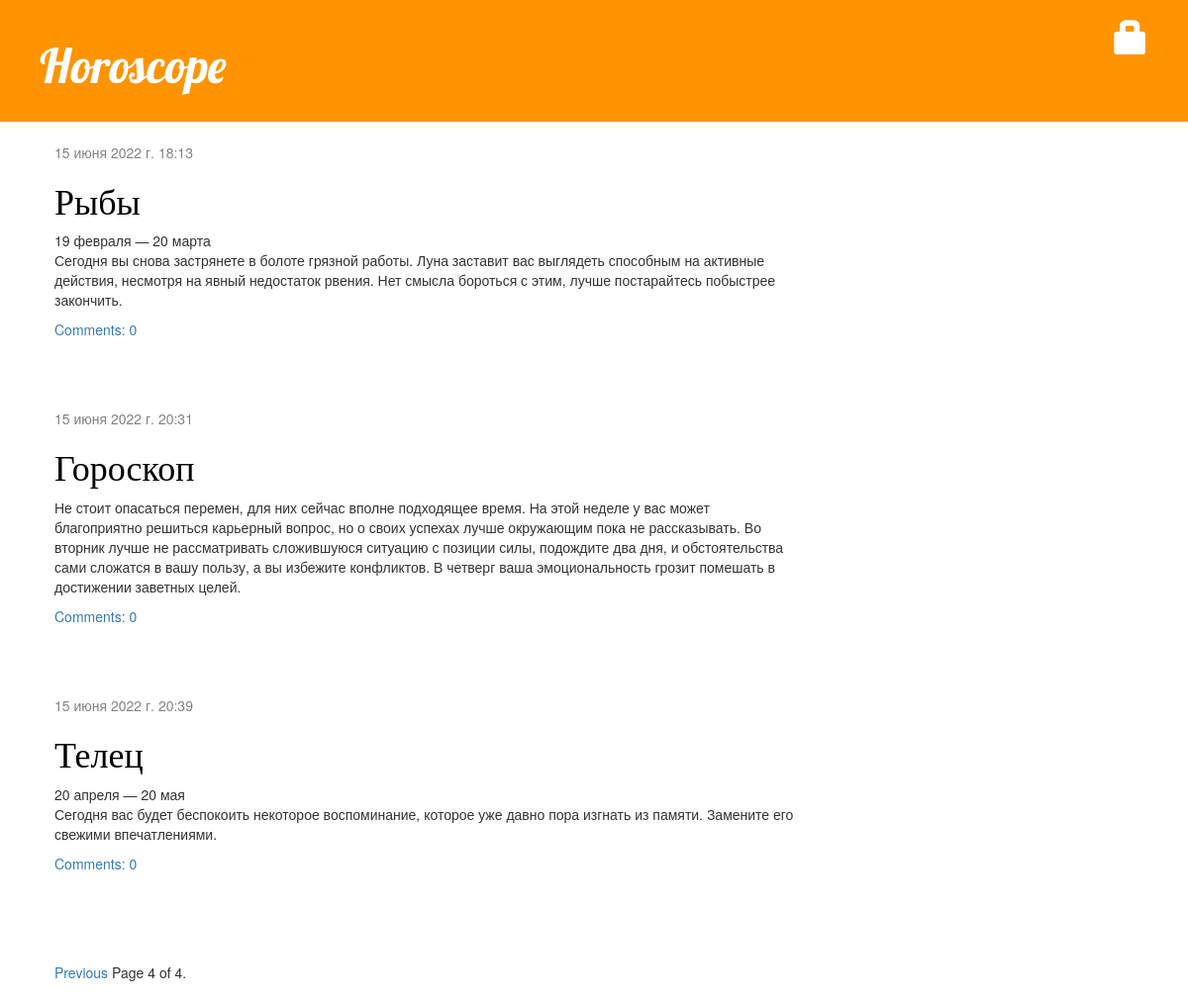
/?page=4, run on the app's committed database.
### blog/models.py (models this page shows, shortened)
class Post(models.Model):
    author = models.ForeignKey(settings.AUTH_USER_MODEL, on_delete=models.CASCADE)
    title = models.CharField(max_length=200)
    text = models.TextField()
    created_date = models.DateTimeField(default=timezone.now)
    published_date = models.DateTimeField(blank=True, null=True)
    def approved_comments(self):
        return self.comments.filter(approved_comment=True)

### blog/views.py (the view)
# urls.py: path('', views.post_list, name='post_list'),
def post_list(request):
    posts = Post.objects.filter(published_date__lte=timezone.now()).order_by('published_date')
    paginator = Paginator(posts, 3)
    page = request.GET.get('page')
    try:
        posts = paginator.page(page)
    except PageNotAnInteger:
        posts = paginator.page(1)
    except EmptyPage:
        posts = paginator.page(paginator.num_pages)
    return render(request,
                  'blog/post_list.html',
                  {'page': page,
                   'posts': posts})

### templates/blog/post_list.html
{% extends 'blog/base.html' %}
{% block content %}
    {% for post in posts %}
        <div class="post">
            <div class="date">
                {{ post.published_date }}
            </div>
            <h1><a href="{% url 'post_detail' pk=post.pk %}">{{ post.title }}</a></h1>
            <p>{{ post.text|linebreaksbr }}</p>
            <a href="{% url 'post_detail' pk=post.pk %}">Comments: {{ post.approved_comments.count }}</a>
        </div>
    {% endfor %}
    {% include "blog/pagination.html" with page=posts %}
{% endblock %}

### blog/static/css/blog.css (style rules this page uses)
h1, h2, h3, h4 { font-family: 'Lobster', cursive; }
.date { color: #828282; }
.post { margin-bottom: 70px; }
.post h1 a, .post h1 a:visited { color: #000000; }

### data on the page
Post: published_date "15 июня 2022 г. 18:13", title "Рыбы", text "19 февраля — 20 марта Сегодня вы снова застрянете в болоте грязной работы. Луна заставит вас выглядеть способным на активные действия, несмотря на явный недостаток рвения. Нет смысла бороться с этим, лучше постарайтесь побыстрее закончить.", approved_comments.count "0"
Post: published_date "15 июня 2022 г. 20:31", title "Гороскоп", text "Не стоит опасаться перемен, для них сейчас вполне подходящее время. На этой неделе у вас может благоприятно решиться карьерный вопрос, но о своих успехах лучше окружающим пока не рассказывать. Во вторник лучше не рассматривать сложившуюся ситуацию с позиции силы, подождите два дня, и обстоятельства сами сложатся в вашу пользу, а вы избежите конфликтов. В четверг ваша эмоциональность грозит помешать в достижении заветных целей.", approved_comments.count "0"
Post: published_date "15 июня 2022 г. 20:39", title "Телец", text "20 апреля — 20 мая Сегодня вас будет беспокоить некоторое воспоминание, которое уже давно пора изгнать из памяти. Замените его свежими впечатлениями.", approved_comments.count "0"

### other printed values
{{ page.number }} "4"
{{ page.paginator.num_pages }} "4"
